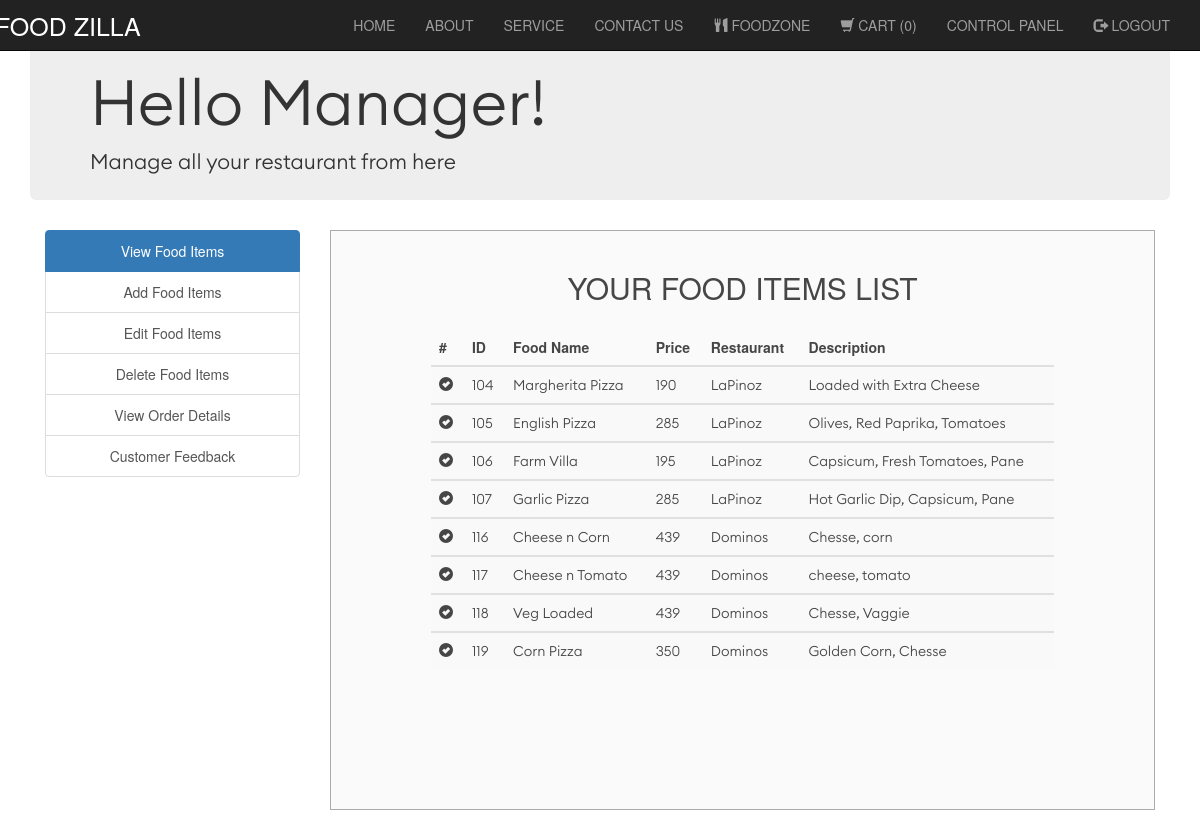
/view_food_items.php (signed in), run on the app's committed database.
### tables this page shows
CREATE TABLE `food` (
  `F_ID` int(30) NOT NULL,
  `name` varchar(30) NOT NULL,
  `price` int(30) NOT NULL,
  `description` varchar(200) NOT NULL,
  `images_path` varchar(200) NOT NULL,
  `options` varchar(10) NOT NULL DEFAULT 'ENABLE',
  `s_text` varchar(30) NOT NULL,
  `r_name` varchar(50) NOT NULL
);

### view_food_items.php (the view, shortened to what this page needs)
<?php
include('session_m.php');
?>
<!DOCTYPE html>
<html>
  <head>
  </head>
  <link rel="stylesheet" type = "text/css" href ="css/admin.css">
  <link rel="stylesheet" type = "text/css" href ="./css/bootstrap/bootstrap.css">
  <link rel="stylesheet" type = "text/css" href ="./css/bootstrap/bootstrap.min.css">
  <body>
  <?php
        include('../Online-Food-Order/include/header.php');
      ?>
<div class="container">
<div class="jumbotron jumbotron-fluid">
     <h1>Hello Manager! </h1>
     <p>Manage all your restaurant from here</p>
    </div>
    </div>
<div class="container">
    	<div class="col-xs-3" style="text-align: center;">
    	<div class="list-group">
    		<a href="view_food_items.php" class="list-group-item active">View Food Items</a>
    		<a href="add_food_items.php" class="list-group-item ">Add Food Items</a>
    		<a href="edit_food_items.php" class="list-group-item ">Edit Food Items</a>
    		<a href="delete_food_items.php" class="list-group-item ">Delete Food Items</a>
        <a href="view_order_details.php" class="list-group-item ">View Order Details</a>
        <a href="contactus1.php" class="list-group-item">Customer Feedback</a>
    	</div>
    </div>
    <div class="col-xs-9">
      <div class="form-area" style="padding: 0px 100px 100px 100px;">
        <form action="" method="POST">
        <br style="clear: both">
          <h3 style="margin-bottom: 25px; text-align: center; font-size: 30px;"> YOUR FOOD ITEMS LIST </h3>
<?php
$sql = "SELECT * FROM food ORDER BY F_ID";
$result = mysqli_query($conn, $sql);
if (mysqli_num_rows($result) > 0)
{
  ?>
  <table class="table table-striped">
    <thead class="thead-dark">
      <tr>
        <th> # </th>
        <th>  ID </th>
        <th> Food Name </th>
        <th> Price </th>
        <th> Restaurant</th>
        <th> Description </th>
      </tr>
    </thead>
    <?PHP
      while($row = mysqli_fetch_assoc($result)){
    ?>
  <tbody>
    <tr>
      <td> <span class="glyphicon glyphicon-ok-sign"></span></td>
      <td><?php echo $row["F_ID"]; ?></td>
      <td><?php echo $row["name"]; ?></td>
      <td><?php echo $row["price"]; ?></td>
      <td><?php echo $row["r_name"]; ?></td>
      <td><?php echo $row["s_text"]; ?></td>
    </tr>
  </tbody>
  <?php } ?>
  </table>
    <br>
  <?php } else { ?>
  <h4><center>0 RESULTS</center> </h4>
  <?php } ?>
        </form>
        </div>
    </div>
</div>
<br>
<br>
<br>
<br>
  </body>
</html>

### include/header.php (shortened to what this page needs)
   <nav class="navbar navbar-inverse navbar-fixed-top navigation-clean-search" class="navbar navbar-light" style="background-color: darkblack;" role="navigation">
      <div class="container">
        <div class="navbar-header">
          <a class="navbar-brand" href="index.php" style="font-size: 25px; margin-left: -50px;">FOOD ZILLA</a>
        </div>
<?php
if(isset($_SESSION['login_user1'])){
?>
          <ul class="nav navbar-nav navbar-right">
          <li><a href="index.php">HOME</a></li>
            <li ><a href="aboutus.php">ABOUT</a></li>
            <li><a href="service.php">SERVICE</a></li>
            <li><a href="contactus.php">CONTACT US</a></li>
           <li><a href="foodlist.php"><span class="glyphicon glyphicon-cutlery"></span> FOODZONE </a></li>
            <li><a href="cart.php"><span class="glyphicon glyphicon-shopping-cart"></span> CART
            (<?php
              if(isset($_SESSION["cart"])){
              $count = count($_SESSION["cart"]);
              echo "$count";
            }
              else
                echo "0";
              ?>)
            </a></li>
            <li><a href="add_food_items.php">CONTROL PANEL</a></li>
            <li><a href="logout_m.php"><span class="glyphicon glyphicon-log-out"></span> LOGOUT </a></li>
          </ul>
<?php
}
?>
        </div>
    </nav>

### css/admin.css (style rules this page uses)
body,html { height: 100%; font-family: osm; }
body { padding-top: 00px; }
.thead, tbody { background-color: #FBFBFB; width : 100%; font-family: ecb,osm,icon1; }
.form-area { background-color: #FAFAFA; border: 1px solid rgba(128, 128, 128, 0.712); opacity:0.9; }
.jumbotron-fluid { height: 200px; font-family: ecb; font-weight: 900; }
h1 { font-family: ecb; font-weight: 500; }

### data on the page
food: F_ID "104", name "Margherita Pizza", price "190", r_name "LaPinoz", s_text "Loaded with Extra Cheese"
food: F_ID "105", name "English Pizza", price "285", r_name "LaPinoz", s_text "Olives, Red Paprika, Tomatoes"
food: F_ID "106", name "Farm Villa", price "195", r_name "LaPinoz", s_text "Capsicum, Fresh Tomatoes, Pane"
food: F_ID "107", name "Garlic Pizza", price "285", r_name "LaPinoz", s_text "Hot Garlic Dip, Capsicum, Pane"
food: F_ID "116", name "Cheese n Corn", price "439", r_name "Dominos", s_text "Chesse, corn"
food: F_ID "117", name "Cheese n Tomato", price "439", r_name "Dominos", s_text "cheese, tomato"
food: F_ID "118", name "Veg Loaded", price "439", r_name "Dominos", s_text "Chesse, Vaggie"
food: F_ID "119", name "Corn Pizza", price "350", r_name "Dominos", s_text "Golden Corn, Chesse"
